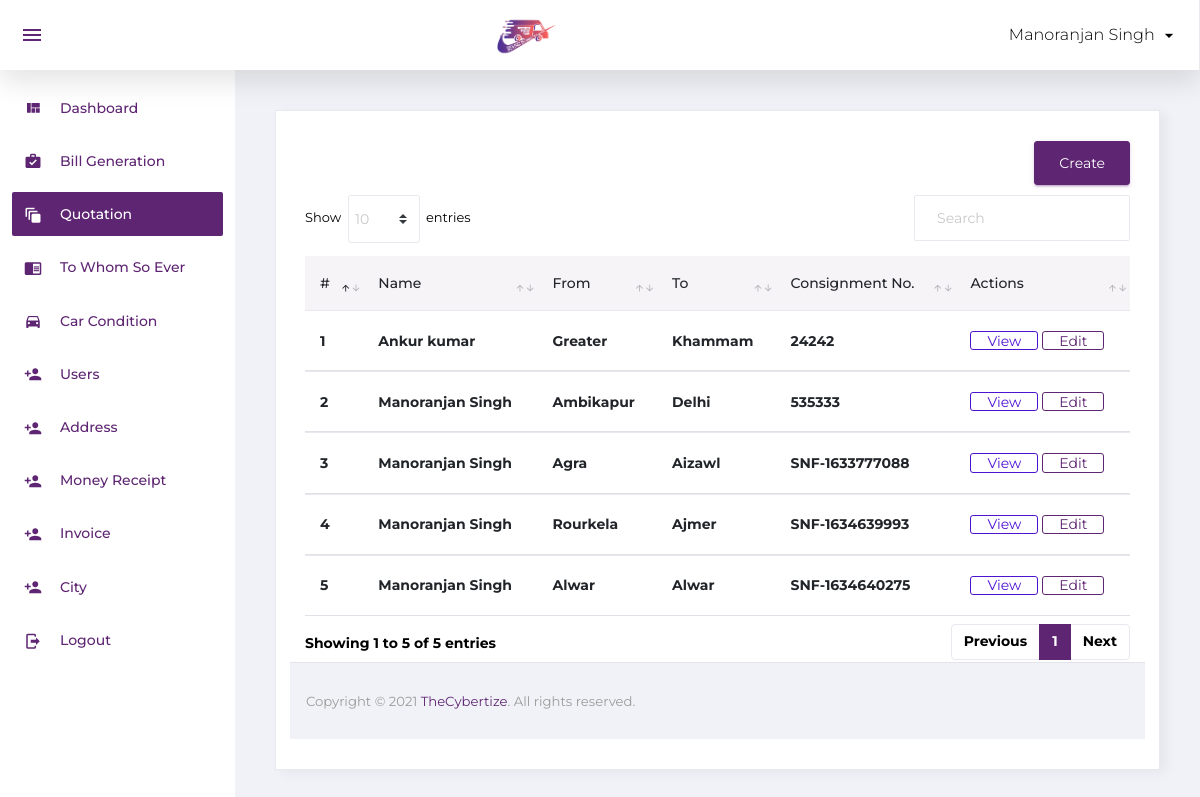
The app's page /quotationlist.php (signed in) with its own data.
### tables this page shows
CREATE TABLE `quotations` (
  `id` int(11) NOT NULL,
  `oaddress` varchar(255) NOT NULL,
  `email` varchar(50) NOT NULL,
  `contact` int(20) NOT NULL,
  `name` varchar(30) NOT NULL,
  `add1` varchar(255) NOT NULL,
  `add2` varchar(255) NOT NULL,
  `fromadd` varchar(100) NOT NULL,
  `toadd` varchar(100) NOT NULL,
  `no` varchar(50) NOT NULL,
  `cdate` date NOT NULL,
  `tbldata` longtext NOT NULL CHECK (json_valid(`tbldata`)),
  `qjson` longtext NOT NULL CHECK (json_valid(`qjson`)),
  `qcjson` longtext NOT NULL CHECK (json_valid(`qcjson`))
);

### quotationlist.php (the view)
<?php
include 'config.php';
 include 'include/header.php'; ?>
         <div class="content-wrapper">
          <div class="card">
            <div class="card-body">
              <div class="row">
                <div class="col-sm-12 btnalign">
                        <a href="quotation.php">
                          <button type="button" class="btn btn-primary adUserbtn">Create</button>
                        </a>
                </div>
              </div>
              <div class="row">
                <div class="col-12">
                  <div class="table-responsive">
                    <table id="order-listing" class="table">
                      <thead>
                        <tr>
                            <th>#</th>
                            <th>Name</th>
                            <th>From</th>
                            <th>To</th>
                            <th>Consignment No.</th>
                            <th>Actions</th>
                        </tr>
                      </thead>
                      <tbody>
                        <?php
                        $sql = "select * from quotations";
                        $query = mysqli_query($con, $sql);
                        $count = mysqli_num_rows($query);
                        if ($count > 0 ) {
                          $n=1;
                          while($row = mysqli_fetch_assoc($query)){ ?>
                              <tr>
                                <td><?php echo $n; ?></td>
                                <td><?php echo $row['name']; ?></td>
                                <td><?php echo $row['fromadd']; ?></td>
                                <td><?php echo $row['toadd']; ?></td>
                                <td><?php echo $row['no']; ?></td>
                                <td>
                                  <a href="view_quotation.php?id=<?php echo $row['id'];?>">
                                    <button class='btn btn-outline-info'>View</button>
                                  </a>
                                  <a href="edit_quotation.php?id=<?php echo $row['id'];?>">
                                    <button class='btn btn-outline-primary'>Edit</button>
                                  </a>
                                </td>
                              </tr>
                          <?php $n++; }
                          }
                        ?>
                      </tbody>
                    </table>
                  </div>
                                </div>
<?php include 'include/footer.php'; ?>

### include/header.php (shortened to what this page needs)
<!DOCTYPE html>
<html lang="en">
<head>
  <link rel="stylesheet" href="assets/css/materialdesignicons.min.css">
  <link rel="stylesheet" href="assets/css/vendor.bundle.base.css">
  <link rel="stylesheet" href="assets/css/dataTables.bootstrap4.css">
  <link rel="stylesheet" href="assets/css/bootstrap-datepicker.min.css">
    <link href="https://cdn.jsdelivr.net/npm/bootstrap@5.0.2/dist/css/bootstrap.min.css" rel="stylesheet">
    <link href="http://ajax.googleapis.com/ajax/libs/jqueryui/1.12.1/themes/south-street/jquery-ui.css" rel="stylesheet">
<link href="assets/css/jquery.signature.css" rel="stylesheet">
  <link rel="stylesheet" href="assets/css/style.css">
  <link rel="stylesheet" href="asset/style.css">
  <link rel="stylesheet" href="assets/style.css">
</head>
<body class="sidebar-light">
  <div class="container-scroller">
    <nav class="navbar col-lg-12 col-12 p-0 fixed-top d-flex flex-row">
      <div class="navbar-menu-wrapper d-flex align-items-stretch justify-content-between">
        <ul class="navbar-nav mr-lg-2 d-none d-lg-flex">
          <li class="nav-item nav-toggler-item">
            <button class="navbar-toggler align-self-center" type="button" data-toggle="minimize">
              <span class="mdi mdi-menu"></span>
            </button>
          </li>
        </ul>
        <div class="text-center navbar-brand-wrapper d-flex align-items-center justify-content-center">
          <a class="navbar-brand brand-logo" href="index.html"><img src="assets/images/logo.png" alt="logo"/></a>
        </div>
        <ul class="navbar-nav navbar-nav-right">
          <li class="nav-item nav-profile dropdown">
            <a class="nav-link dropdown-toggle" href="#" data-toggle="dropdown" id="profileDropdown">
              <span class="nav-profile-name"><?php echo $_SESSION['username']; ?></span>
            </a>
          </li>
        </ul>
      </div>
    </nav>
    <div class="container-fluid page-body-wrapper">
      <nav class="sidebar sidebar-offcanvas" id="sidebar">
        <ul class="nav">
          <li class="nav-item">
            <a class="nav-link" href="index.php">
              <i class="mdi mdi-view-quilt menu-icon"></i>
              <span class="menu-title">Dashboard</span>
            </a>
          </li>
          <li class="nav-item">
            <a class="nav-link" href="bill-generationlist.php">
              <i class="mdi mdi-briefcase-check menu-icon"></i>
              <span class="menu-title">Bill Generation</span>
            </a>
          </li>
          <li class="nav-item">
            <a class="nav-link" href="quotationlist.php">
              <i class="mdi mdi-animation menu-icon"></i>
              <span class="menu-title">Quotation</span>
            </a>
          </li>
          <li class="nav-item">
            <a class="nav-link" href="to-whom-so-everlist.php">
              <i class="mdi mdi-book-open menu-icon"></i>
              <span class="menu-title">To Whom So Ever</span>
            </a>
          </li>
          <li class="nav-item">
            <a class="nav-link" href="car_condition_reportlist.php">
              <i class="mdi mdi-car menu-icon"></i>
              <span class="menu-title">Car Condition</span>
            </a>
          </li>
          <li class="nav-item">
            <a class="nav-link" href="users.php">
              <i class="mdi mdi-account-plus text-primary menu-icon"></i>
              <span class="menu-title">Users</span>
            </a>
          </li>
          <li class="nav-item">
            <a class="nav-link" href="address.php">
              <i class="mdi mdi-account-plus text-primary menu-icon"></i>
              <span class="menu-title">Address</span>
            </a>
          </li>
          <li class="nav-item">
            <a class="nav-link" href="money_receipt.php">
              <i class="mdi mdi-account-plus text-primary menu-icon"></i>
              <span class="menu-title">Money Receipt</span>
            </a>
          </li>
          <li class="nav-item">
            <a class="nav-link" href="invoice.php">
              <i class="mdi mdi-account-plus text-primary menu-icon"></i>
              <span class="menu-title">Invoice</span>
            </a>
          </li>
          <li class="nav-item">
            <a class="nav-link" href="city.php">
              <i class="mdi mdi-account-plus text-primary menu-icon"></i>
              <span class="menu-title">City</span>
            </a>
          </li>
          <li class="nav-item">
            <a class="nav-link" href="logout.php">
              <i class="mdi mdi-logout text-primary menu-icon"></i>
              <span class="menu-title">Logout</span>
            </a>
          </li>
        </ul>
      </nav>
      <div class="main-panel">

### include/footer.php (shortened to what this page needs)
<footer class="footer">
  <div class="d-sm-flex justify-content-center justify-content-sm-between">
    <span class="text-muted text-center text-sm-left d-block d-sm-inline-block">Copyright © 2021 <a href="https://thecybertize.com/" target="_blank">TheCybertize</a>. All rights reserved.</span>
  </div>
</footer>
</div>
</div>
</div>
</body>
</html>

### assets/style.css (style rules this page uses)
* { margin:0; padding:0; font-family: 'Montserrat', sans-serif; }
body { font-weight: 700; }
tr { line-height: 10px; min-height: 10px; height: 10px; }
footer { margin: 0px; padding: 0px; text-align: center; }
.adUserbtn { float: right; margin-bottom: 10px; }

### records on screen
quotations: name "Ankur kumar", fromadd "Greater", toadd "Khammam", no "24242"
quotations: name "Manoranjan Singh", fromadd "Ambikapur", toadd "Delhi", no "535333"
quotations: name "Manoranjan Singh", fromadd "Agra", toadd "Aizawl", no "SNF-1633777088"
quotations: name "Manoranjan Singh", fromadd "Rourkela", toadd "Ajmer", no "SNF-1634639993"
quotations: name "Manoranjan Singh", fromadd "Alwar", toadd "Alwar", no "SNF-1634640275"

### other values on screen
$_SESSION['username'] "Manoranjan Singh"
